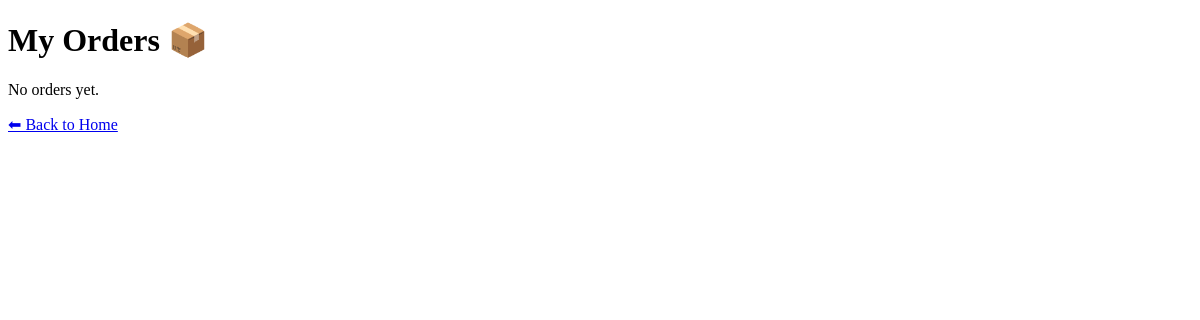
Page /my-orders/ (signed in) on the earlier database version.
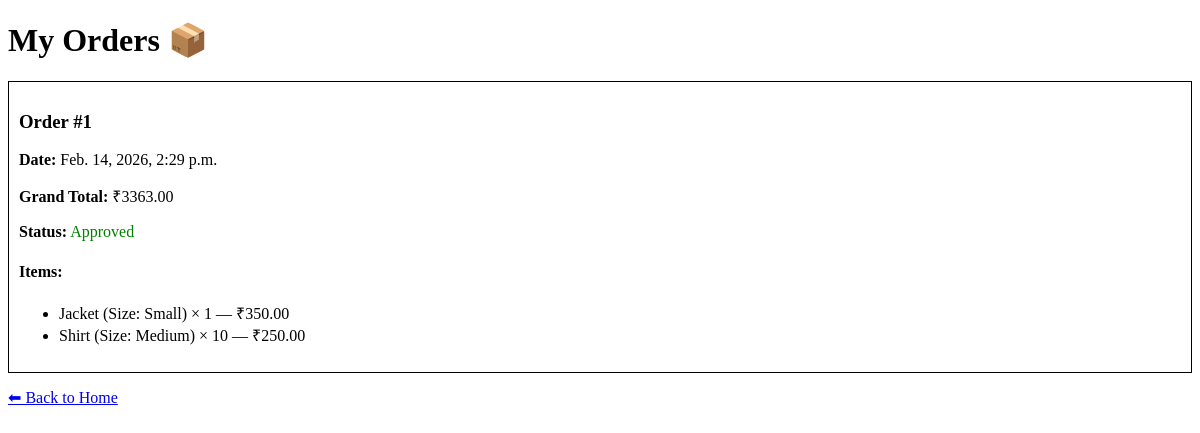
Same page on the later database version.
### store/models.py (models this page shows, shortened)
class Order(models.Model):
    STATUS_CHOICES = (
        ("PAYMENT_PENDING", "Payment Pending"),
        ("PLACED", "Placed"),
        ("CANCELLED", "Cancelled"),
    )
    user = models.ForeignKey(User, on_delete=models.CASCADE)
    name = models.CharField(max_length=200)
    phone = models.CharField(max_length=15)
    address = models.TextField()
    total_price = models.DecimalField(max_digits=10, decimal_places=2)
    gst = models.DecimalField(max_digits=10, decimal_places=2)
    grand_total = models.DecimalField(max_digits=10, decimal_places=2)
    utr_last6 = models.CharField(max_length=6, blank=True, null=True)
    payment_screenshot = models.ImageField(upload_to='payment_proofs/', blank=True, null=True)
    status = models.CharField(
        max_length=20,
        choices=STATUS_CHOICES,
        default="PAYMENT_PENDING"
    )
    created_at = models.DateTimeField(auto_now_add=True)

class OrderItem(models.Model):
    order = models.ForeignKey(Order, related_name="items", on_delete=models.CASCADE)
    variant = models.ForeignKey("ProductVariant", on_delete=models.CASCADE)
    quantity = models.PositiveIntegerField()
    price = models.DecimalField(max_digits=10, decimal_places=2)

class ProductVariant(models.Model):
    SIZE_CHOICES = [
        ('S', 'Small'),
        ('M', 'Medium'),
        ('L', 'Large'),
    ]
    product = models.ForeignKey(Product, related_name="variants", on_delete=models.CASCADE)
    size = models.CharField(max_length=1, choices=SIZE_CHOICES)
    price = models.DecimalField(max_digits=10, decimal_places=2)

class Product(models.Model):
    name = models.CharField(max_length=200)
    description = models.TextField()
    image = models.ImageField(upload_to='products/', null=True, blank=True)

### store/views.py (the view)
# urls.py: path("my-orders/", views.my_orders, name="my_orders"),
@login_required
def my_orders(request):
    orders = Order.objects.filter(user=request.user).order_by("-created_at")
    return render(request, "store/my_orders.html", {"orders": orders})

### store/templates/store/my_orders.html (shortened to what this page needs)
<!DOCTYPE html>
<html>
<head>
</head>
<body>
<h1>My Orders 📦</h1>
{% if orders %}
    {% for order in orders %}
        <div style="border:1px solid black; padding:10px; margin-bottom:15px;">
            <h3>Order #{{ order.id }}</h3>
            <p><strong>Date:</strong> {{ order.created_at }}</p>
            <p><strong>Grand Total:</strong> ₹{{ order.grand_total }}</p>
            <p>
                <strong>Status:</strong>
                {% if order.status == "PAYMENT_PENDING" %}
                    <span style="color: orange;">Payment Pending</span>
                {% elif order.status == "PLACED" %}
                    <span style="color: green;">Approved</span>
                {% elif order.status == "CANCELLED" %}
                    <span style="color: red;">Cancelled</span>
                {% endif %}
            </p>
            <h4>Items:</h4>
            <ul>
                {% for item in order.items.all %}
                    <li>
                        {{ item.variant.product.name }}
                        (Size: {{ item.variant.get_size_display }})
                        × {{ item.quantity }}
                        — ₹{{ item.price }}
                    </li>
                {% endfor %}
            </ul>
        </div>
    {% endfor %}
{% else %}
    <p>No orders yet.</p>
{% endif %}
<a href="/">⬅ Back to Home</a>
</body>
</html>

Differences in the rows shown:
now on this page (row edited): Order: id "1", created_at "Feb. 14, 2026, 2:29 p.m.", grand_total "3363.00", status "Approved"
now on this page (row edited): OrderItem: variant.product.name "Jacket", variant.size "Small", quantity "1", price "350.00"
now on this page (row edited): OrderItem: variant.product.name "Shirt", variant.size "Medium", quantity "10", price "250.00"
Other differences:
text no longer shown: "No orders yet."
